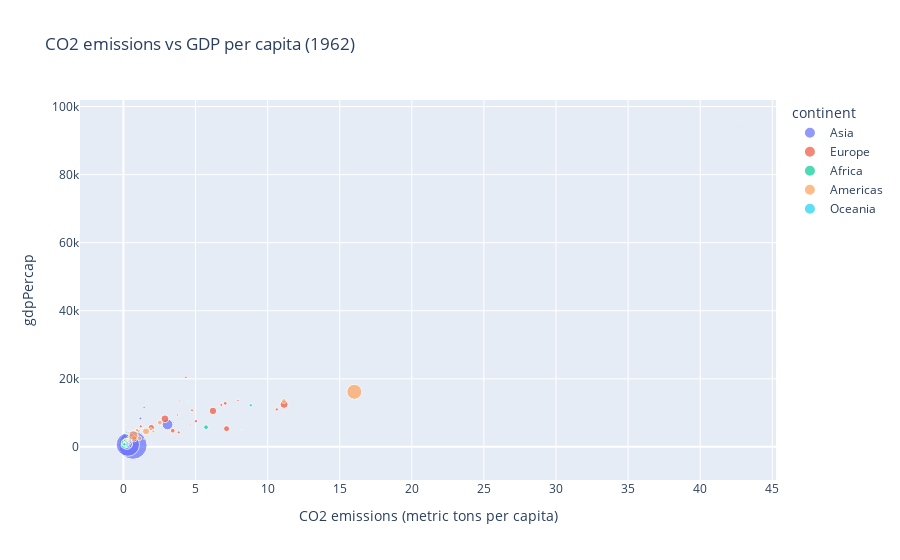

Write notebook code for a chart like this one.
### Markdown cell above
# 5. Using `plotly` or `bokeh`, create an interactive scatter plot comparing `'CO2 emissions (metric tons per capita)'` and `gdpPercap`, where the point size is determined by `pop` (population) and the color is determined by the `continent`.

### Code cell
# Create an interactive scatter plot using plotly, where point size is determined by pop (population) and color is determined by the continent
fig = px.scatter(strongest_corr_df, x='CO2 emissions (metric tons per capita)', y='gdpPercap', size='pop', color='continent',
                 title=f"CO2 emissions vs GDP per capita ({strongest_corr_year})")
fig.show()

### Figure 1 — Plotly figure (JSON) as saved in the notebook; plotly's stock layout.template omitted (floating-point values rounded to 4 significant figures)
{"data": [{"hovertemplate": "continent=Asia<br>CO2 emissions (metric tons per capita)=%{x}<br>gdpPercap=%{y}<br>pop=%{marker.size}<extra></extra>", "legendgroup": "Asia", "marker": {"color": "#636efa", "size": [10267083, 171863, 56839289, 6083619, 665770000, 454000000, 99028000, 7240260, 2310904, 95831757, 933559, 358266, 1886848, 8906385, 1010280, 23634436, 10332057, 628164, 53100671, 30325264, 4943029, 1750200, 10421936, 29263397, 33796140], "sizemode": "area", "sizeref": 1664425, "symbol": "circle"}, "mode": "markers", "name": "Asia", "orientation": "v", "showlegend": true, "type": "scatter", "x": [0.07378, 9.194, null, 0.05111, 0.6614, 0.3065, 0.2484, 1.177, 3.464, 3.06, 1.089, 42.64, 1.484, null, 1.951, 0.1284, 0.008481, null, 0.3418, 0.3685, 1.434, 1.473, 0.2454, 0.1731, 0.2588], "xaxis": "x", "y": [853.1, 12750.0, 686.3, 496.9, 487.7, 658.3, 849.3, 8342.0, 7106.0, 6577.0, 2348.0, 95460.0, 5715.0, 2037.0, 1056.0, 388, 652.4, 2925.0, 803.3, 1650.0, 11630.0, 3675.0, 1074.0, 1002.0, 772.0], "yaxis": "y"}, {"hovertemplate": "continent=Europe<br>CO2 emissions (metric tons per capita)=%{x}<br>gdpPercap=%{y}<br>pop=%{marker.size}<extra></extra>", "legendgroup": "Europe", "marker": {"color": "#EF553B", "size": [1728137, 7129864, 9218400, 3349000, 8012946, 4076557, 9620282, 4646899, 4491443, 47124000, 73739117, 8448233, 10063000, 182053, 2830000, 50843200, 474528, 11805689, 3638919, 30329617, 9019800, 18680721, 7616060, 4237384, 1582962, 31158061, 7561588, 5666000, 29788695, 53292000], "sizemode": "area", "sizeref": 1664425, "symbol": "circle"}, "mode": "markers", "name": "Europe", "orientation": "v", "showlegend": true, "type": "scatter", "x": [1.44, 4.755, 10.64, null, 3.836, null, null, 7.945, 3.743, 6.208, null, 1.203, 5.025, 6.575, 4.626, 2.878, null, 7.061, 3.869, 7.154, 1.034, 3.42, null, null, null, 1.936, 6.788, 4.334, 0.7482, 11.14], "xaxis": "x", "y": [2313.0, 10750.0, 10990.0, 1710.0, 4254.0, 5478.0, 10140.0, 13580.0, 9372.0, 10560.0, 12900.0, 6017.0, 7550.0, 10350.0, 6632.0, 8244.0, 4650.0, 12790.0, 13450.0, 5339.0, 4728.0, 4735.0, 6290.0, 7481.0, 7402.0, 5694.0, 12330.0, 20430.0, 2323.0, 12480.0], "yaxis": "y"}, {"hovertemplate": "continent=Africa<br>CO2 emissions (metric tons per capita)=%{x}<br>gdpPercap=%{y}<br>pop=%{marker.size}<extra></extra>", "legendgroup": "Africa", "marker": {"color": "#00cc96", "size": [11000948, 4826015, 2151895, 512764, 4919632, 2961915, 5793633, 1523478, 3150417, 191689, 3832408, 89898, 249220, 1666618, 25145372, 455661, 7355248, 3140003, 627820, 8678557, 893143, 1112796, 1441863, 5703324, 3628608, 4690372, 1146757, 701016, 13056604, 7788944, 621392, 4076008, 41871351, 3051242, 65345, 3430243, 2467895, 3080153, 18356657, 11183227, 370006, 10863958, 1528098, 4286552, 7688797, 3421000, 4277736], "sizemode": "area", "sizeref": 1664425, "symbol": "circle"}, "mode": "markers", "name": "Africa", "orientation": "v", "showlegend": true, "type": "scatter", "x": [0.485, 0.216, 0.0542, null, 0.017, 0.0152, 0.05179, 0.04711, 0.02701, 0.05643, 0.1569, 0.5061, 0.0853, null, 0.01705, 0.1726, 0.2024, 0.1788, 0.06403, 0.3043, null, 0.2162, 0.6827, 0.07399, null, 0.02589, 0.06857, 0.3613, 0.2351, 0.2548, null, 0.01835, 0.08872, 0.02765, 0.1707, 0.2425, 0.1457, 0.03699, 5.73, 0.1344, null, 0.07173, 0.05457, 0.413, 0.05926, null, null], "xaxis": "x", "y": [2551.0, 4269.0, 949.5, 983.7, 722.5, 355.2, 1400.0, 1193.0, 1390.0, 1407.0, 1729.0, 3021.0, 582.8, 381.0, 419.5, 6631.0, 1190.0, 686.4, 522.0, 897.0, 411.8, 634.2, 6757.0, 1643.0, 427.9, 496.2, 1056.0, 2529.0, 1566.0, 556.7, 3173.0, 997.8, 1151.0, 597.5, 1072.0, 1655.0, 1117.0, 1369.0, 5769.0, 1960.0, 1856.0, 722.0, 1068.0, 1660.0, 767.3, 1453.0, 527.3], "yaxis": "y"}, {"hovertemplate": "continent=Americas<br>CO2 emissions (metric tons per capita)=%{x}<br>gdpPercap=%{y}<br>pop=%{marker.size}<extra></extra>", "legendgroup": "Americas", "marker": {"color": "#FFA15A", "size": [21283783, 3593918, 76039390, 18985849, 7961258, 17009885, 1345187, 7254373, 3453434, 4681707, 2747687, 4208858, 3880130, 2090162, 1665128, 41121485, 1590597, 1215725, 2009813, 10516500, 2448046, 887498, 186538000, 2598466], "sizemode": "area", "sizeref": 1664425, "symbol": "circle"}, "mode": "markers", "name": "Americas", "orientation": "v", "showlegend": true, "type": "scatter", "x": [2.522, 0.2866, 0.6973, 11.13, 2.077, 1.111, 0.384, 1.902, 0.353, 0.3253, 0.2217, 0.3173, 0.07566, 0.3274, 1.263, 1.57, 0.3499, 0.9912, 0.1957, 0.9361, null, 8.226, 16.01, 1.541], "xaxis": "x", "y": [7133.0, 2181.0, 3337.0, 13460.0, 4519.0, 2492.0, 3461.0, 5181.0, 1662.0, 4086.0, 3777.0, 2750.0, 1797.0, 2291.0, 5246.0, 4582.0, 3634.0, 3537.0, 2148.0, 4957.0, 5108.0, 4998.0, 16170.0, 5603.0], "yaxis": "y"}, {"hovertemplate": "continent=Oceania<br>CO2 emissions (metric tons per capita)=%{x}<br>gdpPercap=%{y}<br>pop=%{marker.size}<extra></extra>", "legendgroup": "Oceania", "marker": {"color": "#19d3f3", "size": [10794968, 2488550], "sizemode": "area", "sizeref": 1664425, "symbol": "circle"}, "mode": "markers", "name": "Oceania", "orientation": "v", "showlegend": true, "type": "scatter", "x": [8.836, 4.517], "xaxis": "x", "y": [12220.0, 13180.0], "yaxis": "y"}], "layout": {"autosize": true, "legend": {"itemsizing": "constant", "title": {"text": "continent"}, "tracegroupgap": 0}, "title": {"text": "CO2 emissions vs GDP per capita (1962)"}, "xaxis": {"anchor": "y", "autorange": true, "domain": [0, 1], "range": [-2.685, 45.17], "title": {"text": "CO2 emissions (metric tons per capita)"}, "type": "linear"}, "yaxis": {"anchor": "x", "autorange": true, "domain": [0, 1], "range": [-15970.0, 103400.0], "title": {"text": "gdpPercap"}, "type": "linear"}}}
